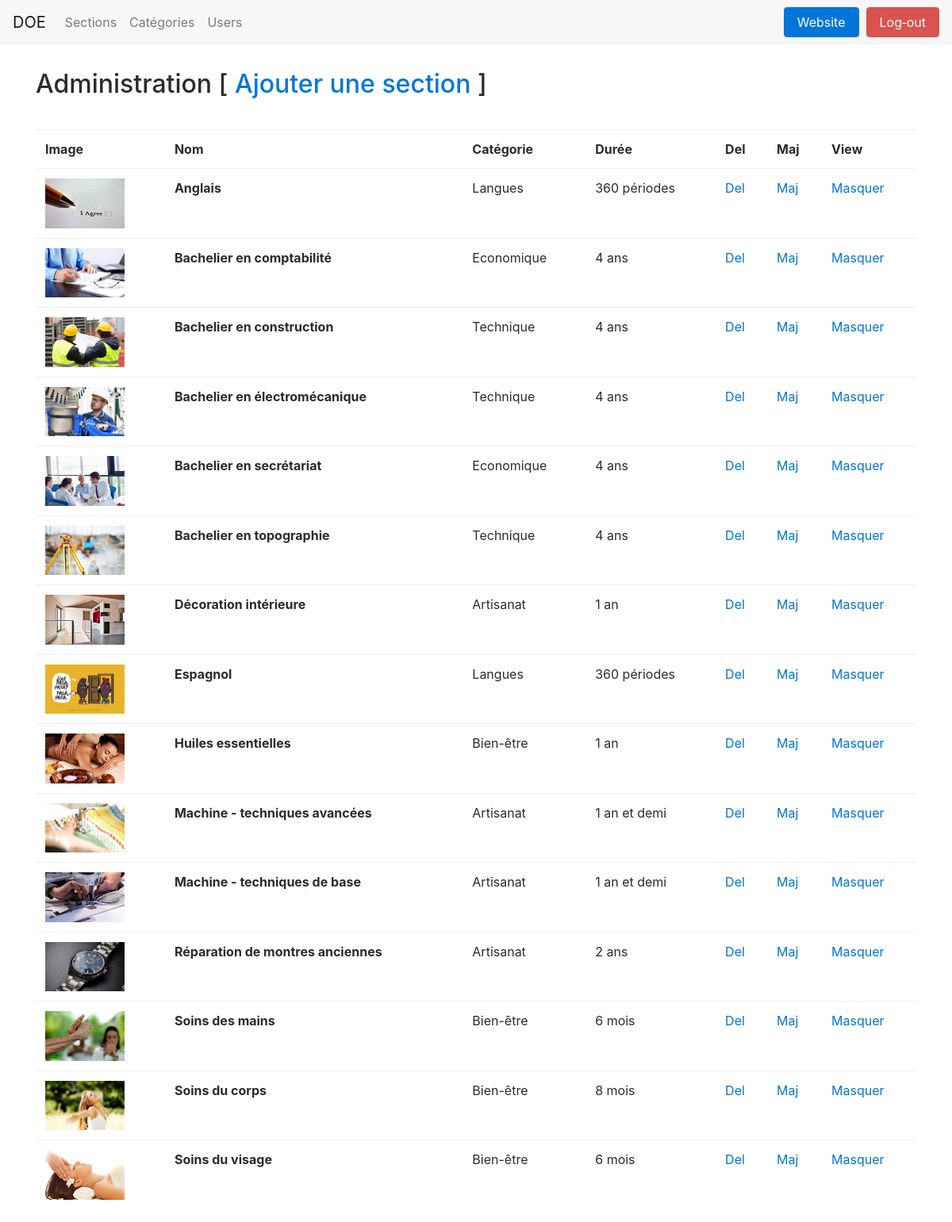
The page /admin.php (signed in) on the database its author committed.
### tables this page shows
CREATE TABLE `sections` (
  `id` int(11) NOT NULL,
  `name` varchar(100) NOT NULL,
  `categoryId` int(11) NOT NULL,
  `view` tinyint(1) NOT NULL DEFAULT '1',
  `duration` varchar(40) NOT NULL,
  `image` varchar(50) NOT NULL,
  `description` text NOT NULL
);

CREATE TABLE `categories` (
  `id` int(11) NOT NULL,
  `name` varchar(50) NOT NULL,
  `image` varchar(100) NOT NULL
);

### admin.php (the view, shortened to what this page needs)
<?php
require_once 'inc/headeradmin.php';
if(isset($_SESSION['login']) && $_SESSION['level'] == 'Administrateur') {
$dbh = db();
$sql = "SELECT sections.image,
               sections.name AS sectionsName,
               categories.name AS categoriesName,
               sections.id,
               sections.duration,
               sections.view
        FROM 2018_06_07_evaluation.sections
        LEFT JOIN categories on sections.categoryId = categories.id
        ORDER BY sections.name";
$result = $dbh->prepare($sql);
$result->execute();
if(!empty($result)) : ?>
        <table class="table">
            <tr>
                <th>Image</th>
                <th>Nom</th>
                <th>Catégorie</th>
                <th>Durée</th>
                <th>Del</th>
                <th>Maj</th>
                <th>View</th>
            </tr>
            <?php while($row = $result->fetch(PDO::FETCH_OBJ)) : ?>
                <tr>
                    <td><img src="images/sections/<?= $row->image ?>" alt="<?= $row->image ?>" title="<?= $row->image ?>"></td>
                    <td><strong><?= $row->sectionsName ?></strong></td>
                    <td><?= $row->categoriesName ?></td>
                    <td style="white-space: nowrap"><?= $row->duration ?></td>
                    <td><a href="actions/delsection.php?id=<?= $row->id ?>&image=<?= $row->image ?>">Del</a></td>
                    <td><a href="forms/updatesection.php?id=<?= $row->id ?>&image=<?= $row->image ?>">Maj</a></td>
                    <td><a href="actions/viewsection.php?id=<?= $row->id ?>&view=<?= $row->view == 1 ? 0 : 1 ?>"><?= ($row->view == 1) ? 'Masquer' : 'Afficher'; ?></a></td>
                </tr>
            <?php endwhile; ?>
        </table>
<?php endif; ?>
<?php
require_once 'inc/footer.inc.php';
}

### inc/headeradmin.php (shortened to what this page needs)
<?php
if(isset($_SESSION['login']) && $_SESSION['level'] == 'Administrateur') : ?>
<!doctype html>
<html lang="fr">
<head>
    <link rel="stylesheet" href="css/bootstrap.css">
    <link rel="stylesheet" href="css/main.css">
</head>
<body>
<nav class="navbar navbar-toggleable-md navbar-light bg-faded">
    <a class="navbar-brand" href="#"><?= mb_strtoupper($_SESSION['login']) ?></a>
    <div class="collapse navbar-collapse" id="navbarSupportedContent">
        <ul class="navbar-nav mr-auto">
            <li class="nav-item">
                <a class="nav-link" href="">Sections</a>
            </li>
            <li class="nav-item">
                <a class="nav-link" href="">Catégories</a>
            </li>
            <li class="nav-item">
                <a class="nav-link" href="">Users</a>
            </li>
        </ul>
        <div class="form-inline my-2 my-lg-0">
            <a class="btn btn-primary" href="index.php" role="button">Website</a>&nbsp;&nbsp;
            <a class="btn btn-danger" href="actions/out.php" role="button">Log‑out</a>
        </div>
    </div>
</nav>
<div class="container">
    <div class="row">
        <div class="col-md-12">
            <h2>Administration [ <a href="forms/addsection.php">Ajouter une section</a> ]</h2>
<?php else : ?>
<?php header('location: login.html'); ?>
<?php endif; ?>

### inc/footer.inc.php (shortened to what this page needs)
</div>
</div>
</div>
</body>
</html>

### css/main.css (style rules this page uses)
h2, h3 { padding: 2rem 0; }
img { width: 200px; }
td img { width: 100px; }

### rows shown on the page
sections: image (picture), name "Anglais", categoryId.name "Langues", duration "360 périodes", view "Masquer"
sections: image (picture), name "Bachelier en comptabilité", categoryId.name "Economique", duration "4 ans", view "Masquer"
sections: image (picture), name "Bachelier en construction", categoryId.name "Technique", duration "4 ans", view "Masquer"
sections: image (picture), name "Bachelier en électromécanique", categoryId.name "Technique", duration "4 ans", view "Masquer"
sections: image (picture), name "Bachelier en secrétariat", categoryId.name "Economique", duration "4 ans", view "Masquer"
sections: image (picture), name "Bachelier en topographie", categoryId.name "Technique", duration "4 ans", view "Masquer"
sections: image (picture), name "Décoration intérieure", categoryId.name "Artisanat", duration "1 an", view "Masquer"
sections: image (picture), name "Espagnol", categoryId.name "Langues", duration "360 périodes", view "Masquer"
sections: image (picture), name "Huiles essentielles", categoryId.name "Bien-être", duration "1 an", view "Masquer"
sections: image (picture), name "Machine - techniques avancées", categoryId.name "Artisanat", duration "1 an et demi", view "Masquer"
sections: image (picture), name "Machine - techniques de base", categoryId.name "Artisanat", duration "1 an et demi", view "Masquer"
sections: image (picture), name "Réparation de montres anciennes", categoryId.name "Artisanat", duration "2 ans", view "Masquer"
sections: image (picture), name "Soins des mains", categoryId.name "Bien-être", duration "6 mois", view "Masquer"
sections: image (picture), name "Soins du corps", categoryId.name "Bien-être", duration "8 mois", view "Masquer"
sections: image (picture), name "Soins du visage", categoryId.name "Bien-être", duration "6 mois", view "Masquer"

### other values the page prints
mb_strtoupper($_SESSION['login']) "DOE"
